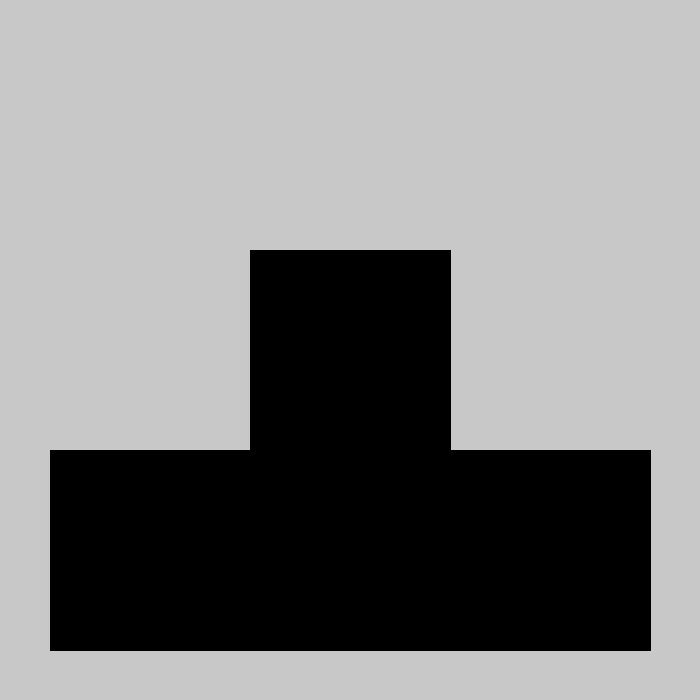
Frame 1 (no input)
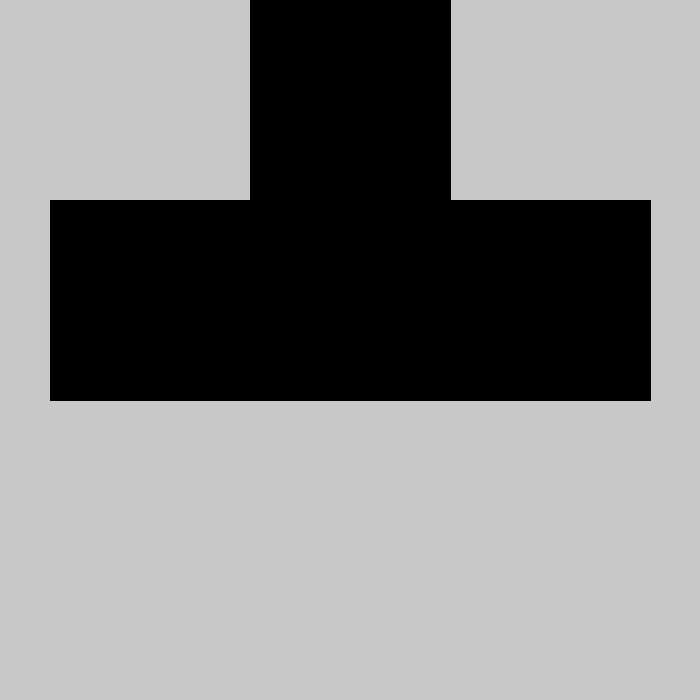
Frame 60 (the mouse pressed at the canvas centre just before this capture)
Frame 120 (the mouse held since frame 60 and released just before this capture): identical to frame 1, image omitted

The Processing sketch that drew these frames (run headless with seeded random() and noise(); from frame 60 on, the mouse is pressed at the canvas centre):

// Processing sketch: self_fuck
// ── self_fuck.pde
dut mydut1;
dut mydut2;

void setup()
{
  size(700,700);
  mydut1 = new dut(250,250,200,400,true);
  mydut2 = new dut(250,0,200,400,false);
}

int a = 0;

void draw()
{
  background(200);
  mydut1.display();
  mydut2.display();
  a++;
  
  if(a>10)
  {
    mydut1.time_expired();
    mydut2.time_expired();
    a=0;
  }
}

class dut
{
  boolean enabled;

  int xpos;
  int ypos;
  int wd;
  int hd;
  
  dut(int x,int y,int w,int h,boolean e)
  {
    enabled = e;
    xpos = x;
    ypos = y;
    wd = w;
    hd = h;
  }
  
  void display()
  {
    if(enabled)
    {
      fill(0);
      rect(xpos,ypos,wd,hd);
      rect(xpos-200, ypos+200, 3*wd,hd/2);
    }
  }
  
  void time_expired()
  {
    enabled = !enabled;
  }
}
